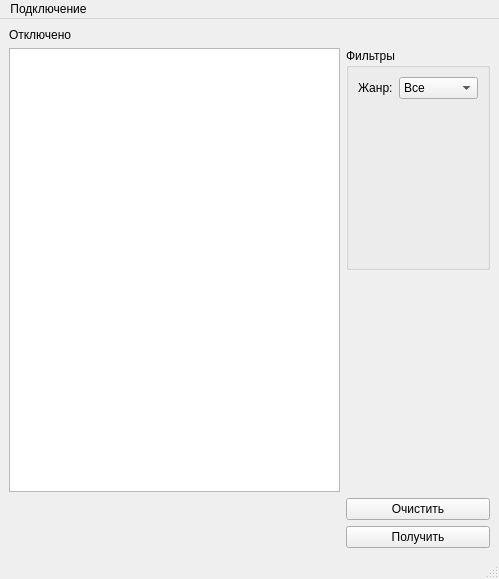
<?xml version="1.0" encoding="UTF-8"?>
<ui version="4.0">
 <class>MainWindow</class>
 <widget class="QMainWindow" name="MainWindow">
  <property name="geometry">
   <rect>
    <x>0</x>
    <y>0</y>
    <width>499</width>
    <height>579</height>
   </rect>
  </property>
  <property name="sizePolicy">
   <sizepolicy hsizetype="Preferred" vsizetype="Expanding">
    <horstretch>0</horstretch>
    <verstretch>0</verstretch>
   </sizepolicy>
  </property>
  <property name="windowTitle">
   <string>MainWindow</string>
  </property>
  <widget class="QWidget" name="centralwidget">
   <layout class="QGridLayout" name="gridLayout">
    <item row="4" column="1">
     <widget class="QPushButton" name="pb_request">
      <property name="sizePolicy">
       <sizepolicy hsizetype="Minimum" vsizetype="Maximum">
        <horstretch>0</horstretch>
        <verstretch>0</verstretch>
       </sizepolicy>
      </property>
      <property name="text">
       <string>Получить</string>
      </property>
     </widget>
    </item>
    <item row="1" column="1">
     <widget class="QGroupBox" name="gb_filters">
      <property name="sizePolicy">
       <sizepolicy hsizetype="Preferred" vsizetype="Minimum">
        <horstretch>0</horstretch>
        <verstretch>0</verstretch>
       </sizepolicy>
      </property>
      <property name="title">
       <string>Фильтры</string>
      </property>
      <layout class="QFormLayout" name="formLayout">
       <item row="0" column="0">
        <widget class="QLabel" name="lb_category">
         <property name="text">
          <string>Жанр:</string>
         </property>
        </widget>
       </item>
       <item row="0" column="1">
        <widget class="QComboBox" name="cb_category">
         <item>
          <property name="text">
           <string>Все</string>
          </property>
         </item>
         <item>
          <property name="text">
           <string>Комедия</string>
          </property>
         </item>
         <item>
          <property name="text">
           <string>Ужасы</string>
          </property>
         </item>
        </widget>
       </item>
      </layout>
     </widget>
    </item>
    <item row="2" column="1">
     <spacer name="verticalSpacer">
      <property name="orientation">
       <enum>Qt::Orientation::Vertical</enum>
      </property>
      <property name="sizeType">
       <enum>QSizePolicy::Policy::Minimum</enum>
      </property>
      <property name="sizeHint" stdset="0">
       <size>
        <width>20</width>
        <height>40</height>
       </size>
      </property>
     </spacer>
    </item>
    <item row="3" column="1">
     <widget class="QPushButton" name="pb_clear">
      <property name="sizePolicy">
       <sizepolicy hsizetype="Minimum" vsizetype="Maximum">
        <horstretch>0</horstretch>
        <verstretch>0</verstretch>
       </sizepolicy>
      </property>
      <property name="text">
       <string>Очистить</string>
      </property>
     </widget>
    </item>
    <item row="0" column="0">
     <widget class="QLabel" name="lb_statusConnect">
      <property name="sizePolicy">
       <sizepolicy hsizetype="Preferred" vsizetype="Maximum">
        <horstretch>0</horstretch>
        <verstretch>0</verstretch>
       </sizepolicy>
      </property>
      <property name="text">
       <string>Отключено</string>
      </property>
     </widget>
    </item>
    <item row="1" column="0" rowspan="2">
     <widget class="QTableView" name="tb_result"/>
    </item>
   </layout>
  </widget>
  <widget class="QMenuBar" name="menubar">
   <property name="geometry">
    <rect>
     <x>0</x>
     <y>0</y>
     <width>499</width>
     <height>26</height>
    </rect>
   </property>
   <widget class="QMenu" name="menu">
    <property name="title">
     <string>Подключение</string>
    </property>
    <addaction name="act_addData"/>
    <addaction name="separator"/>
    <addaction name="act_connect"/>
   </widget>
   <addaction name="menu"/>
  </widget>
  <widget class="QStatusBar" name="statusbar"/>
  <action name="act_connect">
   <property name="text">
    <string>Подключиться</string>
   </property>
  </action>
  <action name="act_addData">
   <property name="text">
    <string>Ввести данные</string>
   </property>
  </action>
 </widget>
 <resources/>
 <connections/>
</ui>
